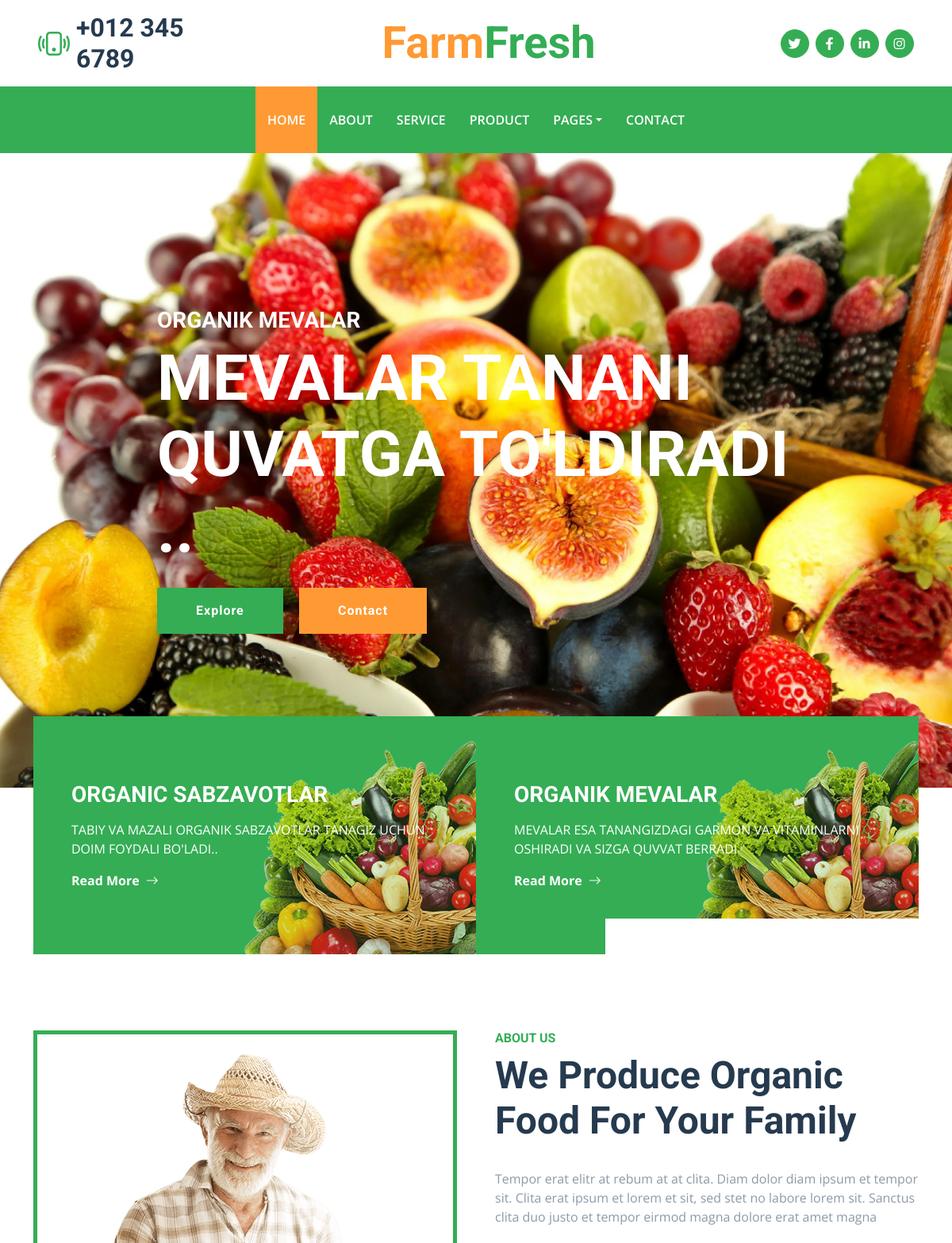
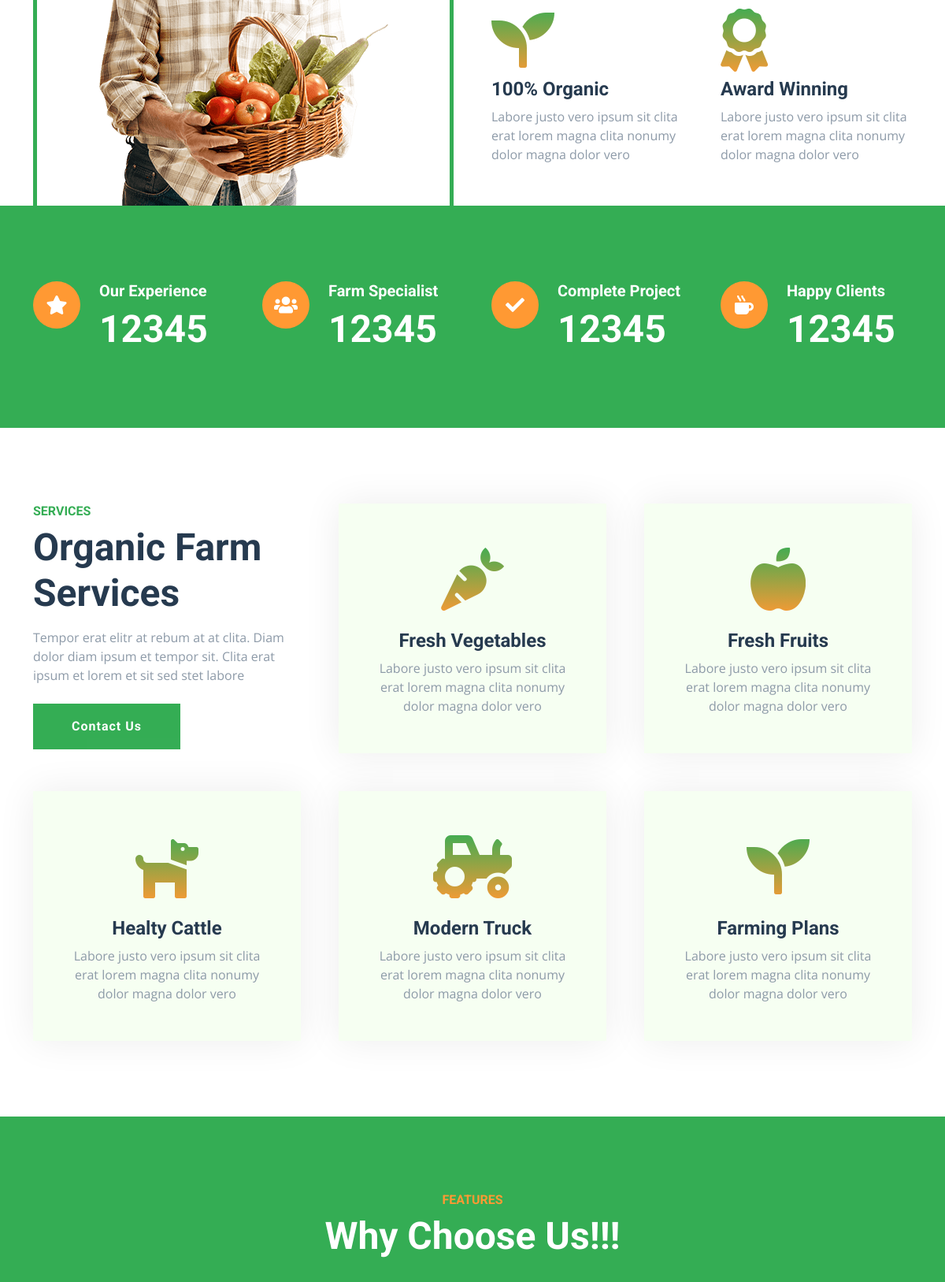
The page / (upper part) on the database its author committed (2 pictures, top to bottom).
### blog/models.py (models this page shows, shortened)
class Bot(models.Model):
    name = models.CharField(max_length=300)
    bio = models.TextField()
    img = models.ImageField(upload_to='index/img')

class Model(models.Model):
    name = models.CharField(max_length=200)
    bio = models.TextField()

### blog/views.py (the view)
# urls.py: path('', index, name='index'),
def index(request):
    bots = Bot.objects.all()
    models = Model.objects.all()
    products = Product.objects.all()
    clients1 = Client1.objects.all()
    clients2 = Client2.objects.all()
    fermers = Fermer.objects.all()
    lates  = Late.objects.all()
    news = NewForms(request.POST or None)
    if request.method == "POST" and news.is_valid():
        news.save()
        return HttpResponse("<h2>MUVOFIQYIATLI BAJARILDI  !!! <h2/> ")
    context = {
        "bots":bots,
        "models":models,
        "products":products,
        "clients1":clients1,
        "clients2":clients2,
        "fermers":fermers,
        "lates":lates,
        "news":news
    }
    return render(request,"index.html",context=context)

### blog/models.py (called while the page is built)
    def get_absolute_url(self):
        return reverse("productsDetail", args=[self.slug])

### templates/index.html (shortened to what this page needs)
{% extends 'base.html' %}
{% load static %}
{% block content %}
    <div class="container-fluid p-0">
        <div id="header-carousel" class="carousel slide carousel-fade" data-bs-ride="carousel">
            <div class="carousel-inner">
                {% for Bot in bots %}
                <div class="carousel-item active">
                    <img class="w-100" src={{Bot.img.url}} alt="Image">
                    <div class="carousel-caption top-0 bottom-0 start-0 end-0 d-flex flex-column align-items-center justify-content-center">
                        <div class="text-start p-5" style="max-width: 900px;">
                            <h3 class="text-white">{{Bot.name}}</h3>
                            <h1 class="display-1 text-white mb-md-4">{{Bot.bio}}</h1>
                            <a href="" class="btn btn-primary py-md-3 px-md-5 me-3">Explore</a>
                            <a href="" class="btn btn-secondary py-md-3 px-md-5">Contact</a>
                        </div>
                    </div>
                </div>
            </div>
            <button class="carousel-control-prev" type="button" data-bs-target="#header-carousel"
                data-bs-slide="prev">
                <span class="carousel-control-prev-icon" aria-hidden="true"></span>
            </button>
            {% endfor %}
        </div>
    </div>
    <div class="container-fluid banner mb-5">
        <div class="container">
            <div class="row gx-0">
                {% for Model in  models %}
                <div class="col-md-6">
                    <div class="bg-primary bg-vegetable d-flex flex-column justify-content-center p-5" style="height: 300px;">
                       <a href="{% url 'modelsDetail' Model.pk %}"><h3 class="text-white mb-3">{{Model.name}}</h3></a>
                        <p class="text-white">{{Model.bio}}</p>
                        <a class="text-white fw-bold" href="">Read More<i class="bi bi-arrow-right ms-2"></i></a>
                    </div>
                </div>
                {% endfor %}
            </div>
        </div>
    </div>
    <div class="container-fluid about pt-5">
        <div class="container">
            <div class="row gx-5">
                <div class="col-lg-6 mb-5 mb-lg-0">
                    <div class="d-flex h-100 border border-5 border-primary border-bottom-0 pt-4">
                        <img class="img-fluid mt-auto mx-auto" src="{% static 'img/about.png' %}">
                    </div>
                </div>
                <div class="col-lg-6 pb-5">
                    <div class="mb-3 pb-2">
                        <h6 class="text-primary text-uppercase">About Us</h6>
                        <h1 class="display-5">We Produce Organic Food For Your Family</h1>
                    </div>
                    <p class="mb-4">Tempor erat elitr at rebum at at clita. Diam dolor diam ipsum et tempor sit. Clita erat ipsum et lorem et sit, sed stet no labore lorem sit. Sanctus clita duo justo et tempor eirmod magna dolore erat amet magna</p>
                    <div class="row gx-5 gy-4">
                        <div class="col-sm-6">
                            <i class="fa fa-seedling display-1 text-secondary"></i>
                            <h4>100% Organic</h4>
                            <p class="mb-0">Labore justo vero ipsum sit clita erat lorem magna clita nonumy dolor magna dolor vero</p>
                        </div>
                        <div class="col-sm-6">
                            <i class="fa fa-award display-1 text-secondary"></i>
                            <h4>Award Winning</h4>
                            <p class="mb-0">Labore justo vero ipsum sit clita erat lorem magna clita nonumy dolor magna dolor vero</p>
                        </div>
                    </div>
                </div>
            </div>
        </div>
    </div>
    <div class="container-fluid bg-primary facts py-5 mb-5">
        <div class="container py-5">
            <div class="row gx-5 gy-4">
                <div class="col-lg-3 col-md-6">
                    <div class="d-flex">
                        <div class="bg-secondary rounded-circle d-flex align-items-center justify-content-center mb-3" style="width: 60px; height: 60px;">
                            <i class="fa fa-star fs-4 text-white"></i>
                        </div>
                        <div class="ps-4">
                            <h5 class="text-white">Our Experience</h5>
                            <h1 class="display-5 text-white mb-0" data-toggle="counter-up">12345</h1>
                        </div>
                    </div>
                </div>
                <div class="col-lg-3 col-md-6">
                    <div class="d-flex">
                        <div class="bg-secondary rounded-circle d-flex align-items-center justify-content-center mb-3" style="width: 60px; height: 60px;">
                            <i class="fa fa-users fs-4 text-white"></i>
                        </div>
                        <div class="ps-4">
                            <h5 class="text-white">Farm Specialist</h5>
                            <h1 class="display-5 text-white mb-0" data-toggle="counter-up">12345</h1>
                        </div>
                    </div>
                </div>
                <div class="col-lg-3 col-md-6">
                    <div class="d-flex">
                        <div class="bg-secondary rounded-circle d-flex align-items-center justify-content-center mb-3" style="width: 60px; height: 60px;">
                            <i class="fa fa-check fs-4 text-white"></i>
                        </div>
                        <div class="ps-4">
                            <h5 class="text-white">Complete Project</h5>
                            <h1 class="display-5 text-white mb-0" data-toggle="counter-up">12345</h1>
                        </div>
                    </div>
                </div>
                <div class="col-lg-3 col-md-6">
                    <div class="d-flex">
                        <div class="bg-secondary rounded-circle d-flex align-items-center justify-content-center mb-3" style="width: 60px; height: 60px;">
                            <i class="fa fa-mug-hot fs-4 text-white"></i>
                        </div>
                        <div class="ps-4">
                            <h5 class="text-white">Happy Clients</h5>
                            <h1 class="display-5 text-white mb-0" data-toggle="counter-up">12345</h1>
                        </div>
                    </div>
                </div>
            </div>
        </div>
    </div>
    <div class="container-fluid py-5">
        <div class="container">
            <div class="row g-5">
                <div class="col-lg-4 col-md-6">
                    <div class="mb-3">
                        <h6 class="text-primary text-uppercase">Services</h6>
                        <h1 class="display-5">Organic Farm Services</h1>
                    </div>
                    <p class="mb-4">Tempor erat elitr at rebum at at clita. Diam dolor diam ipsum et tempor sit. Clita erat ipsum et lorem et sit sed stet labore</p>
                    <a href="" class="btn btn-primary py-md-3 px-md-5">Contact Us</a>
                </div>
                <div class="col-lg-4 col-md-6">
                    <div class="service-item bg-light text-center p-5">
                        <i class="fa fa-carrot display-1 text-primary mb-3"></i>
                        <h4>Fresh Vegetables</h4>
                        <p class="mb-0">Labore justo vero ipsum sit clita erat lorem magna clita nonumy dolor magna dolor vero</p>
                    </div>
                </div>
                <div class="col-lg-4 col-md-6">
                    <div class="service-item bg-light text-center p-5">
                        <i class="fa fa-apple-alt display-1 text-primary mb-3"></i>
                        <h4>Fresh Fruits</h4>
                        <p class="mb-0">Labore justo vero ipsum sit clita erat lorem magna clita nonumy dolor magna dolor vero</p>
                    </div>
                </div>
                <div class="col-lg-4 col-md-6">
                    <div class="service-item bg-light text-center p-5">
                        <i class="fa fa-dog display-1 text-primary mb-3"></i>
                        <h4>Healty Cattle</h4>
                        <p class="mb-0">Labore justo vero ipsum sit clita erat lorem magna clita nonumy dolor magna dolor vero</p>
                    </div>
                </div>
                <div class="col-lg-4 col-md-6">
                    <div class="service-item bg-light text-center p-5">
                        <i class="fa fa-tractor display-1 text-primary mb-3"></i>
                        <h4>Modern Truck</h4>
                        <p class="mb-0">Labore justo vero ipsum sit clita erat lorem magna clita nonumy dolor magna dolor vero</p>
                    </div>
                </div>
                <div class="col-lg-4 col-md-6">
                    <div class="service-item bg-light text-center p-5">
                        <i class="fa fa-seedling display-1 text-primary mb-3"></i>
                        <h4>Farming Plans</h4>
                        <p class="mb-0">Labore justo vero ipsum sit clita erat lorem magna clita nonumy dolor magna dolor vero</p>
                    </div>
                </div>
            </div>
        </div>
    </div>
    <div class="container-fluid bg-primary feature py-5 pb-lg-0 my-5">
        <div class="container py-5 pb-lg-0">
            <div class="mx-auto text-center mb-3 pb-2" style="max-width: 500px;">
                <h6 class="text-uppercase text-secondary">Features</h6>
                <h1 class="display-5 text-white">Why Choose Us!!!</h1>
            </div>
            <div class="row g-5">
            </div>
        </div>
    </div>
</body>
</html>
{% endblock content %}

### static/css/style.css (style rules this page uses)
:root { --primary: #34AD54; --secondary: #FF9933; --light: #F6FFF2; --dark: #263A4F; }
.btn { font-family: 'Roboto', sans-serif; letter-spacing: 1px; font-weight: 700; transition: .5s; }
.btn-primary, .btn-secondary { color: #FFFFFF; }
.carousel-control-prev, .carousel-control-next { width: 10%; }
.carousel-control-prev-icon, .carousel-control-next-icon { width: 3rem; height: 3rem; }
@media (min-width: 991.98px) { .banner { position: relative; margin-top: -90px; z-index: 1; } }
.bg-vegetable { background: linear-gradient(rgba(52, 173, 84, .2), rgba(52, 173, 84, .2)), url(../img/vegetable.png) bottom right no-repeat; background-size: contain; }
.service-item { box-shadow: 0 0 45px #EDEDED; transition: .5s; }
.about i, .service-item i { background-image: linear-gradient(var(--primary), var(--secondary)); -webkit-background-clip: text; -webkit-text-fill-color: transparent; transition: .5s; }

### templates/base.html (style rules this page uses)
:root { --primary: #34AD54; --secondary: #FF9933; --light: #F6FFF2; --dark: #263A4F; }
.btn { font-family: 'Roboto', sans-serif; letter-spacing: 1px; font-weight: 700; transition: .5s; }
.btn-primary, .btn-secondary { color: #FFFFFF; }
.carousel-control-prev, .carousel-control-next { width: 10%; }
.carousel-control-prev-icon, .carousel-control-next-icon { width: 3rem; height: 3rem; }
@media (min-width: 991.98px) { .banner { position: relative; margin-top: -90px; z-index: 1; } }
.bg-vegetable { background: linear-gradient(rgba(52, 173, 84, .2), rgba(52, 173, 84, .2)), url(../img/vegetable.png) bottom right no-repeat; background-size: contain; }
.service-item { box-shadow: 0 0 45px #EDEDED; transition: .5s; }
.about i, .service-item i { background-image: linear-gradient(var(--primary), var(--secondary)); -webkit-background-clip: text; -webkit-text-fill-color: transparent; transition: .5s; }

### rows shown on the page
Bot: img (picture), name "ORGANIK MEVALAR", bio "MEVALAR TANANI QUVATGA TO'LDIRADI .."
Model: name "ORGANIC SABZAVOTLAR", bio "TABIY VA MAZALI ORGANIK SABZAVOTLAR TANAGIZ UCHUN DOIM FOYDALI BO'LADI.."
Model: name "ORGANIK MEVALAR", bio "MEVALAR ESA TANANGIZDAGI GARMON VA VITAMINLARNI OSHIRADI VA SIZGA QUVVAT BERRADI"
